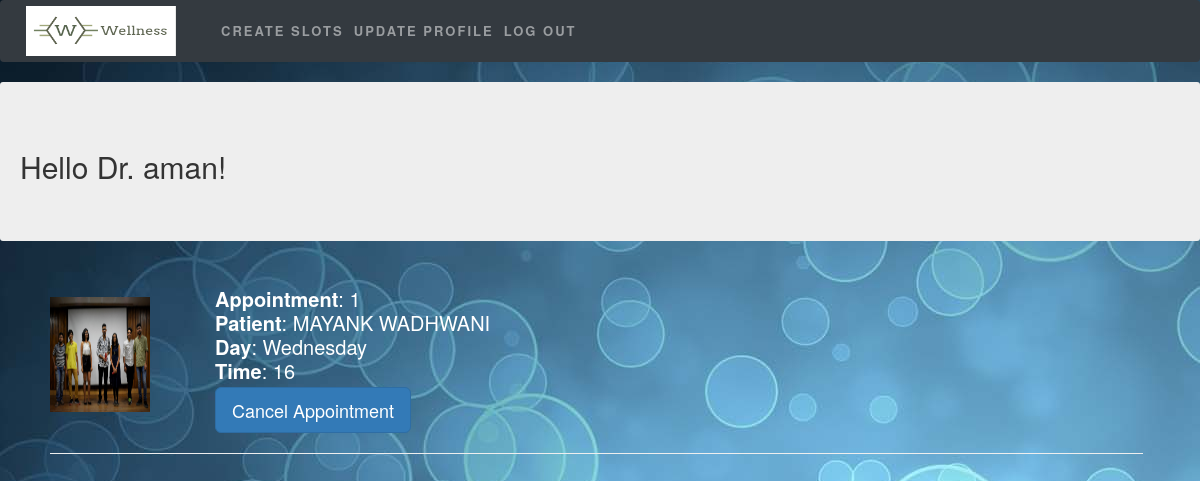
/user/dashboard (signed in), run on an earlier commit of the app's database.
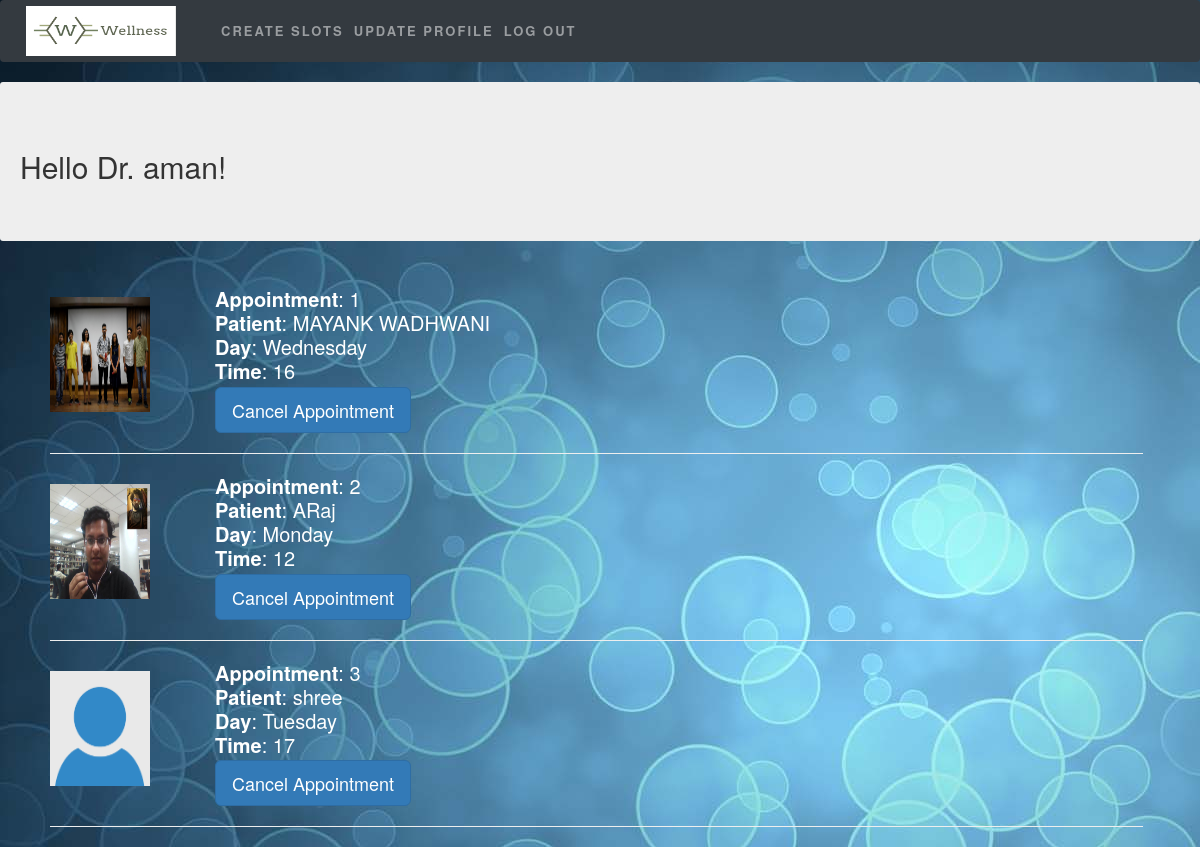
And on a later commit of the database.
### appointments/models.py (models this page shows, shortened)
class Doctor(models.Model):
    user = models.OneToOneField(CustomUser, on_delete=models.CASCADE, null=True)
    name = models.CharField(max_length = 200 , blank = False)
    age = models.IntegerField(default = 18)
    profile_pic = models.ImageField(upload_to='doctor/', default = 'dp.png')
    sex = models.CharField(max_length = 100 , choices = sex )
    specialization = models.CharField(max_length=100, blank = True)
    qualifications = models.CharField(max_length=100 , blank = True)
    yearsOfExperience = models.IntegerField(default = 0)
    contact_no  = models.IntegerField()
    email_id = models.CharField(max_length=50)

class Appointment(models.Model):
    doctor = models.ForeignKey(Doctor , on_delete=models.CASCADE , null=True)
    patient = models.ForeignKey(Patient , on_delete=models.CASCADE , null=True)
    day = models.CharField(max_length = 100 ,choices = days , default='monday')
    time = models.IntegerField( blank = False)
    cancelled = models.BooleanField( default = False)

class Patient (models.Model):
    user = models.OneToOneField(CustomUser, on_delete=models.CASCADE , null=True)
    profile_pic = models.ImageField(upload_to='patient/', default = 'dp.png')
    name = models.CharField(max_length = 200 , blank = False)
    age = models.IntegerField(default = 18)
    sex = models.CharField(max_length = 100 , choices = sex )
    blood_group = models.CharField(max_length=10,  choices = blood_group )
    contact_no  = models.IntegerField()
    email_id = models.CharField(max_length=50)

### appointments/views.py (the view)
# urls.py: path('dashboard', views.dashboard , name='dashboard'),
@login_required
def dashboard(request):
    if request.user.person=='patient':
        patient = models.Patient.objects.filter(user=request.user)
        if not patient :
            form = forms.UpdatePatientDetail()
            if request.method=='POST' :
                form = forms.UpdatePatientDetail(request.POST)
                if form.is_valid():
                    detail = form.save(commit=False)
                    detail.user = request.user
                    detail.save()
                return redirect('appointments:dashboard')
            else :
                return render(request,'appointments/UpdatePatientDetail.html', {'form':form , 'patient':request.user.username} )
        else:
            patient = models.Patient.objects.get(user=request.user)
            apps = models.Appointment.objects.filter(patient=patient)
            apps_new = apps.filter(cancelled=False)
            cancelled = apps.filter(cancelled=True)
            return render(request,'appointments/PatientDashboard.html',{'user':request.user , 'patient':patient, 'apps':apps_new , 'cancelled':cancelled })
    elif request.user.person=='doctor':
        doctor = models.Doctor.objects.filter(user=request.user)
        if not doctor :
            form = forms.UpdateDoctorDetail()
            if request.method=='POST' :
                form = forms.UpdateDoctorDetail(request.POST)
                if form.is_valid():
                    detail = form.save(commit=False)
                    detail.user = request.user
                    detail.save()
                return redirect('appointments:dashboard')
            else :
                return render(request,'appointments/UpdateDoctorDetail.html', {'form':form , 'doctor':request.user.username} )
        else:
            doctor = models.Doctor.objects.get(user=request.user)
            apps_all = models.Appointment.objects.filter(doctor=doctor)
            apps = apps_all.filter(cancelled=False)
            return render(request,'appointments/DoctorDashboard.html',{'user':request.user , 'doctor':doctor, 'apps':apps})

### appointments/templates/appointments/DoctorDashboard.html (shortened to what this page needs)
{% extends "base_generic.html" %}
{% load static %}
{% block css %}
<link rel="stylesheet" href="https://maxcdn.bootstrapcdn.com/bootstrap/3.3.7/css/bootstrap.min.css">
<link href="{% static 'appointments/css/dashboard.css' %}" rel="stylesheet" type="text/css" />
{% endblock %}
{% block content %}
<nav class="navbar navbar-expand-sm bg-dark navbar-dark">
  <a class="navbar-brand" href="#" style="padding-top:0px;">
    <img src="{% static 'images/nll.jpg' %}" width="150" height="50" alt="Wellness">
  </a>
  <ul class="navbar-nav">
    <li class="nav-item">
      <a class="nav-link" href="{% url 'appointments:CreateSlots' doctor.id %}">Create Slots</a>
    </li>
    <li class="nav-item">
      <a class="nav-link" href="{% url 'appointments:UpdateProfile' doctor.id %}">Update Profile</a>
    </li>
    <li class="nav-item" style="float:right;">
      <a class="nav-link" href="{% url 'account_logout' %}">Log Out</a>
    </li>
  </ul>
</nav>
<div class="jumbotron">
  <h2>Hello Dr. {{ doctor.name }}!</h1>
</div>
{% if apps %}
<ol class="display-4">
  <li>
    {% for app in apps %}
        <div class="left-pad">
            <img class="img" src="/media/{{app.patient.profile_pic}}" height=130px width=150px>
            <div class="data"><b>Appointment</b>: {{forloop.counter}}</div>
            <div class="data"><b>Patient</b>: {{ app.patient.name }}</div>
            <div class="data"><b>Day</b>: {{ app.day }}</div>
            <div class="data"><b>Time</b>: {{ app.time }}</div>
            <a href="{% url 'appointments:cancelAppointment' app.id %}"><button type="button" class="btn btn-primary btn-lg">Cancel Appointment</button></a>
            <hr align="left" width=95%>
        </div>
    {% endfor %}
  </li>
</ol>
{% else %}
<h1 class="ml-4" style="color:white;">You currently have no appointments</h1>
{% endif %}
{% endblock%}

### appointments/templates/base_generic.html (shortened to what this page needs)
<!DOCTYPE HTML>
<html>
{% load static%}
<head>
  <link href="{% static 'appointments/css/style.css' %}" type="text/css" rel="stylesheet" media="all">
  <link rel="stylesheet" href="https://stackpath.bootstrapcdn.com/bootstrap/4.1.3/css/bootstrap.min.css">
  {% block css %}
  {% endblock%}
</head>
<body>
{% block content%}
{% endblock %}
</body>
</html>

### appointments/static/appointments/css/style.css (style rules this page uses)
body { padding: 0; margin: 0; background: #FFF; font-family: 'Quicksand', sans-serif; }
body a, body button { transition: 0.5s all; -webkit-transition: 0.5s all; -moz-transition: 0.5s all; -o-transition: 0.5s all; -ms-transition: 0.5s all; text-decoration: none; }
html { scroll-behavior: smooth; }
h1, h2, h3, h4, h5, h6 { margin: 0; padding: 0; font-family: 'Mukta', sans-serif; }
ul, ol { margin: 0; padding: 0; }
nav { margin: 0; padding: 0; }
nav:after { content: ""; display: table; clear: both; }
nav ul { float: right; padding: 0; margin: 0; list-style: none; position: relative; }
nav ul li { margin: 0px; display: inline-block; float: left; }
nav a { padding: 0; color: #fff; font-size: 13px; letter-spacing: 2px; font-weight: 700; text-transform: uppercase; display: inline-block; transition: 0.5s all; -webkit-transition: 0.5s all; -moz-transition: 0.5s all; -o-transition: 0.5s all; -ms-transition: 0.5s all; }
li>a:only-child:after { content: ''; }

### appointments/static/appointments/css/dashboard.css (style rules this page uses)
body { background-image: url('../../images/bg.jpg') ; }
.data { color: white ; font-size: 20px ; }
.img { float: left; padding-right: 50px ; padding-top: 10px ; padding-bottom: 5px ; }
.left-pad { padding-left: 50px ; }

### appointments/templates/appointments/DoctorDashboard.html (style rules this page uses)
img { margin-right: 15px; }

What changed in the data, as far as the page shows it:
added Appointment: patient.profile_pic (picture), patient.name "ARaj", day "Monday", time "12"
added Appointment: patient.profile_pic (picture), patient.name "shree", day "Tuesday", time "17"
